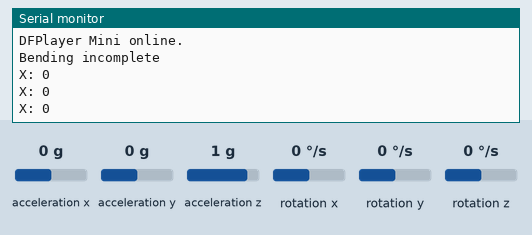
Bench run of a sketch on a simulated Arduino Uno, built with avr-gcc and run on an emulated ATmega328P. On the bench: the last lines printed to the serial monitor. The test bench sets the inputs (shaded band); at power-on: acceleration y 0 g, acceleration z 1 g, acceleration x 0 g, rotation x 0 °/s, rotation y 0 °/s, rotation z 0 °/s. The audio player accepts every command and is not drawn.

Above: at 1.7 s.
1.8 s: acceleration y set to -1.4 g
At 2.4 s:
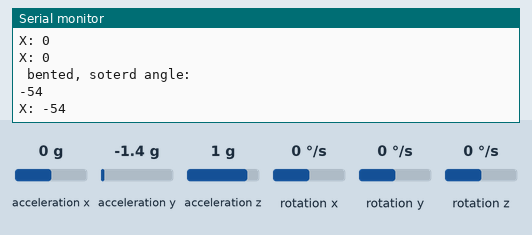
3.5 s: acceleration z set to -1.4 g
At 4.0 s:
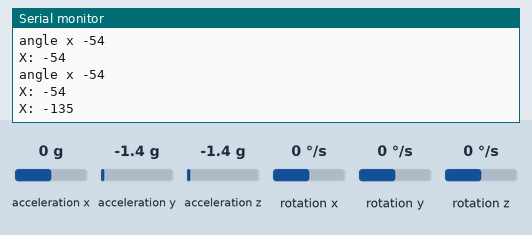
5.0 s: acceleration y set to -0.8 g
At 5.5 s:
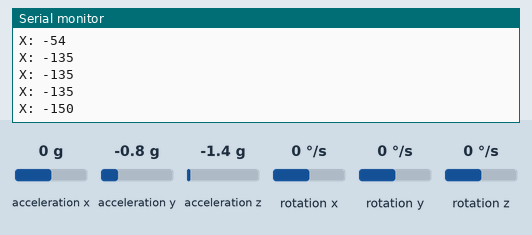
Timing chart, 0 to 8.0 s (numbered marks = the images above; inputs shaded):
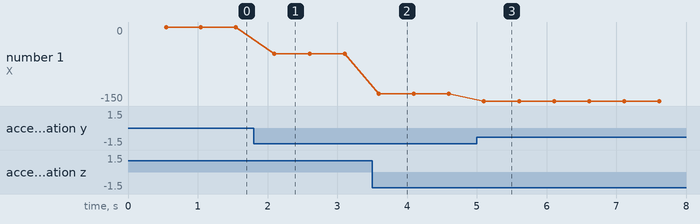

Measured:
- after the input at 1.8 s, the serial monitor: prints a new line after 0.25 s (image 1)
- after the input at 3.5 s, the serial monitor: prints a new line after 0.10 s (image 2)
- after the input at 5.0 s, the serial monitor: prints a new line after 0.10 s (image 3)
- plotted number 1: 0 → -54 after the input at 1.8 s, -54 → -135 after the input at 3.5 s, -135 → -150 after the input at 5.0 s

The sketch:

hand2voice-level0.ino
```cpp
#include <Wire.h>
#include <MPU6050.h>
#include <math.h>
#include "SoftwareSerial.h"
#include "DFRobotDFPlayerMini.h"
SoftwareSerial mySerial(10, 11); // RX, TX
DFRobotDFPlayerMini myDFPlayer;
MPU6050 mpu;
int currentAngleX = 0;
int storedAngleX = 0;
bool isBent = false;
bool isPartiallyBent = false;  // New flag for incomplete bending
int16_t accelX, accelY, accelZ;
void setup() {
  Serial.begin(9600);
  Wire.begin();
  mpu.initialize();
  if (!mpu.testConnection()) {
    Serial.println("not connected");
    while (1);
  }
    Serial.begin(9600); // For debugging
  mySerial.begin(9600); // DFPlayer Mini baud rate

  if (!myDFPlayer.begin(mySerial)) { // Use softwareSerial to communicate
    Serial.println("DFPlayer initialization failed!");
    Serial.println("Please check wiring and reset the device.");
    while (true);
  }

  Serial.println("DFPlayer Mini online.");
}
void loop() {
  mpu.getAcceleration(&accelX, &accelY, &accelZ);
  currentAngleX = (int)(atan2(accelY, accelZ) * 180.0 / PI);
  if (currentAngleX < -15) {
    if (!isBent) {
      storedAngleX = currentAngleX;
      Serial.println(" bented, soterd angle: ");
      myDFPlayer.volume(30); // Set volume (0 to 30)
      myDFPlayer.play(2); // Play the first audio file
      Serial.println(storedAngleX);
      isBent = true;
    } else {
      if (currentAngleX == storedAngleX) {
        Serial.print("angle x ");
        Serial.println(storedAngleX);
      }
    }
  } else if (currentAngleX <5 && currentAngleX >= -15) { // New condition for incomplete bending
    if (!isPartiallyBent) {
      Serial.println("Bending incomplete");
       myDFPlayer.volume(30); // Set volume (0 to 30)
       myDFPlayer.play(1); // Play the first audio file
      isPartiallyBent = true;
    }
  } else {
    isBent = false;
    isPartiallyBent = false; // Reset the flag when no bending is detected
  }
  Serial.print("X: ");
  Serial.println(currentAngleX);

  delay(500);
}
```

maze_game_c.c
```cpp
#include <stdio.h>
#include <string.h>

int trials = 3;
char name[50];

void player() {
    printf("Player name: ");
    scanf("%s", name);
    printf("Welcome %s to programming game, you have 3 trials\n", name);
}

void rules() {
    printf("Here are the rules and stages\n");
    printf("*First you have only 3 trials*\n");
    printf("You have three stages:\n");
    printf("stage1: Debug, you gonna detect error in code\n");
    printf("stage2: Syntax, you gonna choose the right syntax\n");
    printf("stage3: Output, you gonna predict output\n");
}

void q1(int trials);
void q2(int trials);
void q3(int trials);
void q4(int trials);
void q5(int trials);

void c1(int trials) {
    printf("*******************************");
    printf("\n**Stage1**\n in this stage you gonna detect error and enter the missing value or the correct one(ex: prin() answer= print() )");
    char y[10];
    printf("#include <stdio.h>\n int main() {\n printf(\"Hello, World!\") \n return 0;}\n *****answer: ");
    scanf("%s", y);
    if (strcmp(y, ";") == 0) {
        q2(trials);
    } else {
        printf("wrong answer\n");
        trials--;
        if (trials == 0) {
            printf("Game over\n");
        } else {
            printf("You have %d trials\n", trials);
            q1(trials);
        }
    }
}

void q1(int trials) {
    printf("*******************************");
    printf("\n**Stage1**\n in this stage you gonna detect error and enter the missing value or the correct one(ex: prin() answer= print() )");
    char y[10];
    printf("#include <stdio.h>\n int main() {\n printf(\"Hello, World!\") \n return 0;}\n *****answer: ");
    scanf("%s", y);
    if (strcmp(y, ";") == 0) {
        q2(trials);
    } else {
        printf("wrong answer\n");
        trials--;
        if (trials == 0) {
            printf("Game over\n");
        } else {
            printf("You have %d trials\n", trials);
            q1(trials);
        }
    }
}

void q2(int trials) {
    printf("*****************************************");
    printf("\n");
    char x[10];
    printf("#include <stdio.h>\nint main() {\n int a = 10.5; \n printf(\"%%d\", a); \n return 0;} \n *****answer: ");
    scanf("%s", x);
    if (strcmp(x, "float") == 0) {
        q3(trials);
    } else {
        printf("wrong answer\n");
        trials--;
        if (trials == 0) {
            printf("Game over\n");
        } else {
            printf("You have %d trials\n", trials);
            q2(trials);
        }
    }
}

void q3(int trials) {
    printf("***********************************************************");
    printf("\n");
    char f[10];
    printf(" #include <stdio.h>\n int main() {\n int x = 3 + 5; \n printf(\"%%d\", x); \n return 1;}\n*****answer: ");
    scanf("%s", f);
    if (strcmp(f, "return 0") == 0 || strcmp(f, "0") == 0) {
        q4(trials);
    } else {
        printf("wrong answer\n");
        trials--;
        if (trials == 0) {
            printf("Game over\n");
        } else {
            printf("You have %d trials\n", trials);
            q3(trials);
        }
    }
}

void q4(int trials) {
    printf("******************************************************");
    printf("\n");
    char z[10];
    printf(" #include <stdio.h>\n void main() {\n printf(\"Hello, World!\"); }\n*****answer: ");
    scanf("%s", z);
    if (strcmp(z, "int main") == 0 || strcmp(z, "int") == 0) {
        q5(trials);
    } else {
        printf("wrong answer\n");
        trials--;
        if (trials == 0) {
            printf("Game over\n");
        } else {
            printf("You have %d trials\n", trials);
            q4(trials);
        }
    }
}

void q5(int trials) {
    printf("********************************************************");
    printf("\n");
    char k[10];
    printf("int main() {\n int arr[3] = {1, 2, 3}; \n printf(\"%%d\", arr[3]);\n return 0;\n*****answer: ");
    scanf("%s", k);
    if (strcmp(k, "arr[0]") == 0 || strcmp(k, "arr[1]") == 0 || strcmp(k, "arr[2]") == 0) {
        printf("congratulation you finished stage one, you have %d trials\n", trials);
    } else {
        printf("wrong answer\n");
        trials--;
        if (trials == 0) {
            printf("Game over\n");
        } else {
            printf("You have %d trials\n", trials);
            q5(trials);
        }
    }
}

void k1(int trials);
void k2(int trials);
void k3(int trials);
void k4(int trials);
void k5(int trials);

void c2(int trials) {
    printf("*******************************");
    printf("\n**Stage2**\n in this stage you gonna choose the right syntax  of c# code(enter choice letter only)");
            k1(trials);

}

void k1(int trials) {
    printf("*******************************");
    char y[10];
    printf("1. Which of the following is the correct way to declare a variable in C#?\n A) int x = 10; \n B) int x = \"10\";\nC) x = 10;\nD) declare int x = 10\n*****answer: ");
    scanf("%s", y);
    if (strcmp(y, "a") == 0) {
        k2(trials);
    } else {
        printf("wrong answer\n");
        trials-=1;
        if (trials == 0) {
            printf("Game over\n");
        } else {
            printf("You have %d trials\n", trials);
            k1(trials);
        }
    }
}

void k2(int trials) {
    printf("*****************************************");
    printf("\n");
    char x[10];
    printf("2. What is the correct way to define a method in C#?\n A) method void MyMethod()\nB) public void MyMethod()\nC) public void method MyMethod()\nD) void public MyMethod()\n*****answer: ");
    scanf("%s", x);
    if (strcmp(x, "b") == 0) {
        k3(trials);
    } else {
        printf("wrong answer\n");
        trials-=1;
        if (trials == 0) {
            printf("Game over\n");
        } else {
            printf("You have %d trials\n", trials);
            k2(trials);
        }
    }
}

void k3(int trials) {
    printf("***********************************************************");
    printf("\n");
    char f[10];
    printf(" 3. Which keyword is used to inherit a class in C#?\nA) inherits\nB) extends\nC) base\nD) :\n*****answer: ");
    scanf("%s", f);
    if (strcmp(f, "d") == 0) {
        k4(trials);
    } else {
        printf("wrong answer\n");
        trials-=1;
        if (trials == 0) {
            printf("Game over\n");
        } else {
            printf("You have %d trials\n", trials);
            k3(trials);
        }
    }
}

void k4(int trials) {
    printf("******************************************************");
    printf("\n");
    char z[10];
    printf(" 4. How do you correctly handle exceptions in C#?\nA) try catch\nB) try { } catch { }\nC) attempt { } onFail { }\nD) catch try { }\n*****answer: ");
    scanf("%s", z);
    if (strcmp(z, "b") == 0 ) {
        k5(trials);
    } else {
        printf("wrong answer\n");
        trials-=1;
        if (trials == 0) {
            printf("Game over\n");
        } else {
            printf("You have %d trials\n", trials);
            k4(trials);
        }
    }
}

void k5(int trials) {
    printf("********************************************************");
    printf("\n");
    char k[10];
    printf("5. Which of the following loops is not available in C#?\nA) for\nB) while\nC) do-while\nD) foreach-do\n*****answer:");
    scanf("%s", k);
    if (strcmp(k, "d") == 0 ){
        printf("congratulation you finished stage two, you have %d trials\n", trials);
    } else {
        printf("wrong answer\n");
        trials-=1;
        if (trials == 0) {
            printf("Game over\n");
        } else {
            printf("You have %d trials\n", trials);
            k5(trials);
        }
    }
}
void f1(int trials);
void f2(int trials);
void f3(int trials);
void f4(int trials);
void f5(int trials);

void c3(int trials) {
    printf("*******************************");
    printf("\n**Stage3**\n in this stage you gonna predict the output of code using c++\n");
            f1(trials);

}

void f1(int trials) {
    printf("*******************************");
    char y[10];
    printf("#include <iostream>\nint main() {\nint a = 3;\nint b = 4;\nint c = a + b;\nstd::cout << c << std::endl;\nreturn 0;\n*****answer:  ");
    scanf("%s", y);
    if (strcmp(y, "7") == 0) {
        f2(trials);
    } else {
        printf("wrong answer\n");
        trials-=1;
        if (trials == 0) {
            printf("Game over\n");
        } else {
            printf("You have %d trials\n", trials);
            f1(trials);
        }
    }
}

void f2(int trials) {
    printf("*****************************************");
    printf("\n");
    char x[10];
    printf("#include <iostream>\nint main() {\nint x = 10;\nint y = 5;\nint result = x / y;\nstd::cout << result << std::endl;\nreturn 0;}\n*****answer:  ");
    scanf("%s", x);
    if (strcmp(x, "2") == 0) {
        f3(trials);
    } else {
        printf("wrong answer\n");
        trials--;
        if (trials == 0) {
            printf("Game over\n");
        } else {
            printf("You have %d trials\n", trials);
            f2(trials);
        }
    }
}

void f3(int trials) {
    printf("***********************************************************");
    printf("\n");
    char f[10];
    printf(" #include <iostream>\nint main() {\nint a = 1;\nint b = 2;\nint c = 3;\nif (a < b) {\nif (b < c) {\nstd::cout << a << " " << b << " " << c << std::endl;} \nelse {\nstd::cout << c << " " << b << " " << a << std::endl;}} else {\nstd::cout << b << " " << c << " " << a << std::endl;}\nreturn 0;}\n*****answer:");
    scanf("%s", f);
    if (strcmp(f, "123") == 0) {
        f4(trials);
    } else {
        printf("wrong answer\n");
        trials--;
        if (trials == 0) {
            printf("Game over\n");
        } else {
            printf("You have %d trials\n", trials);
            f3(trials);
        }
    }
}

void f4(int trials) {
    printf("******************************************************");
    printf("\n");
    char z[10];
    printf(" #include <iostream>\nint main() {\nint num = 8;\nif (num % 2 == 0) {\nstd::cout << \"Even\" << std::endl;}\n else {std::cout << \"Odd\" << std::endl;}\n return 0;}\n*****answer: ");
    scanf("%s", z);
    if (strcmp(z, "even") == 0 ) {
        f5(trials);
    } else {
        printf("wrong answer\n");
        trials--;
        if (trials == 0) {
            printf("Game over\n");
        } else {
            printf("You have %d trials\n", trials);
            f4(trials);
        }
    }
}

void f5(int trials) {
    printf("********************************************************");
    printf("\n");
    char k[10];
    printf("#include <iostream>\nint main() {\nint i = 0;\nwhile (i < 3) {std::cout << i << " ";\ni++; }\nstd::cout << std::endl;\nreturn 0;}\n*****answer:");
    scanf("%s", k);
    if (strcmp(k, "012") == 0 ){
        printf("congratulation you finished stage three , you won!");}
        else {
        printf("wrong answer\n");
        trials--;
        if (trials == 0) {
            printf("Game over\n");
        } else {
            printf("You have %d trials\n", trials);
            f5(trials);
        }
    }
}
void start() {
    char y[] = "start";
    char z[] = "exit";
    char x[10];

    printf("Welcome to our programming game, please enter 'start' if you would like to play or 'exit' if you want to quit the game: ");
    scanf("%s", x);

    if (strcmp(x, y) == 0) {
        rules();
        player();
        c1(trials);
        c2(trials);
        c3(trials);
    } else if (strcmp(x, z) == 0) {
        printf("Thanks for playing\n");
    } else {
        printf("Please enter 'start' or 'exit'\n");
        start();
    }
}

int main() {
    start();
    return 0;
}
```
